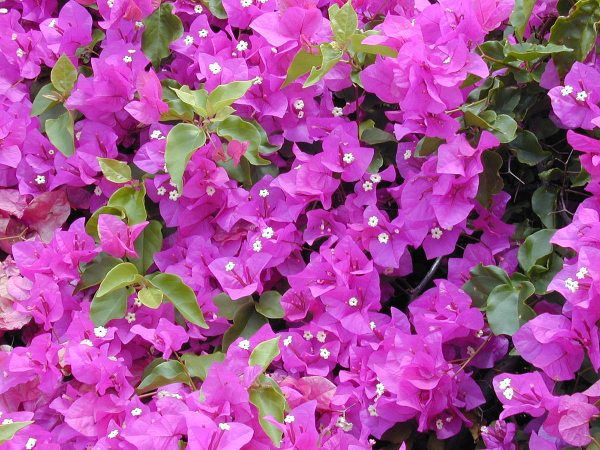
#> input picture Cap 2 - Visual Data/flowers/bougainvillea_00003.jpg, 1200 x 900 px (shown at 1/2 size); its folder holds only this picture in this run
$ jupyter execute --allow-errors color_features.ipynb
#> lines starting #> are read from the running program, lines starting #| are printed output that depends on the picture
[cell 1]
import os
import cv2
import ray
import numpy as np
import pandas as pd
import seaborn as sns
import matplotlib.pyplot as plt
import scipy.stats as ss

from matplotlib import image as img
from scipy.spatial. distance import cosine, euclidean

[cell 2]
PATH = "./flowers/"
flower_types = [ "bougainvillea", "daisies",  "garden_roses", "gardenias", "hibiscus", "hydrangeas", "lilies", "orchids", "peonies", "tulip" ]

[cell 3]
np.unique(
    list(
        map(lambda arr: "_".join(arr[:-1]),
            map(lambda file: file.split("_"), os.listdir(PATH))
        )
    )
)

[cell 4]
def get_filename(flower_type, idx = 0):
    flowers = list(filter(lambda filename: flower_type in filename, sorted(os.listdir(PATH)) ))
    return flowers[idx]

[cell 5]
def read_image(filename, width=256, height=256):
#> called with filename = 'bougainvillea_00003.jpg', width = 256, height = 256
    shape = (width, height)
    return cv2.resize(
        img.imread(PATH + filename),
        shape
    )
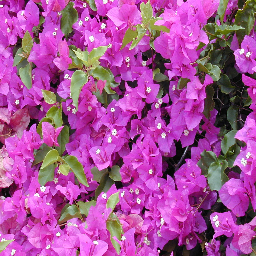
#> returned value: shape (256, 256, 3); mean of channels 0, 1, 2 167.2, 81.3, 152.6; drawn as R, G, B

[cell 6]
def get_image(type_idx=0, idx=0):
    return read_image(
        get_filename(flower_types[type_idx], idx)
    )

# Color Histogram

[cell 7]
files = os.listdir("flowers/")

[cell 8]
plt.imshow(get_image(0,0))

## RGB

[cell 9]
ray.init()
#> (this line was passed over: ray is not available in this run)

[cell 10]
# [17 lines left out: function get_histogram, not called in this run]

def get_hist_feat(files):
    X = np.empty((0, 8*3))

    res = []
    for i, file in enumerate(files):
        res.append( get_histogram.remote(i, file) )
    data = ray.get(res)

    print("Processing Finished.\nAppending data...")

    for x in data:
        X = np.concatenate((X, x), axis=0)
    return X

#> (a cell that did not finish here is left out)

#> (a cell that did not finish here is left out)

[cell 13]
k=10
#> (the rest of this cell did not finish here and is left out)

[cell 14]
f,ax = plt.subplots(1,2, figsize=(8,8))
#> (the rest of this cell did not finish here and is left out)

## Grayscale

[cell 15]
# [14 lines left out: function get_gray_histogram, not called in this run]

def get_gray_hist_feat(files):
    X = np.empty((0, 8))

    res = []
    for i, file in enumerate(files):
        res.append( get_gray_histogram.remote(i, file) )
    data = ray.get(res)

    print("Processing Finished.\nAppending data...")

    for x in data:
        X = np.concatenate((X, x), axis=0)
    return X

#> (a cell that did not finish here is left out)

#> (a cell that did not finish here is left out)

[cell 18]
k=0
print(files[k])
#> (the rest of this cell did not finish here and is left out)

#> (a cell that did not finish here is left out)

[cell 20]
f,ax = plt.subplots(1,2, figsize=(8,8))
ax[0].imshow(
    read_image(
        files[k]
    ).mean(axis=2), cmap="gray"
)
#> (the rest of this cell did not finish here and is left out)

[cell 21]
ray.shutdown()
#> (this line was passed over: ray is not available in this run)

Although the top15 elements seem to have better performance than random chance, color features do not seem to be good features to distinguish the different flowers

# Histogram color moments

[cell 22]
ray.init()
#> (this line was passed over: ray is not available in this run)

$ run again, on Cap 2 - Visual Data/flowers/bougainvillea_00026.jpg
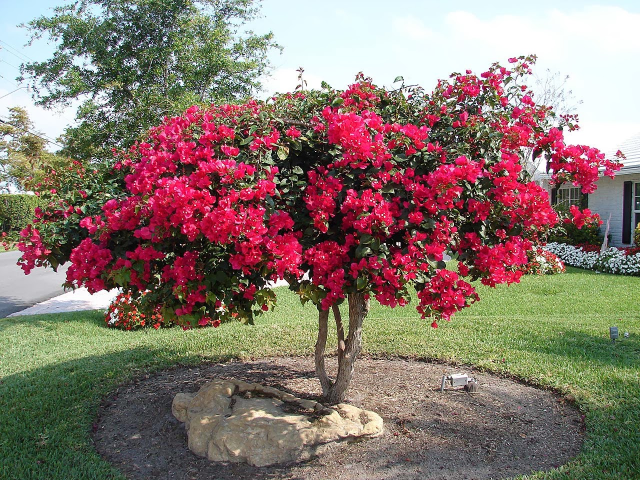
#> input picture Cap 2 - Visual Data/flowers/bougainvillea_00026.jpg, 1280 x 960 px (shown at 1/2 size)
#> in read_image, `return cv2.resize( img.imread(PATH + filename), shape )`:
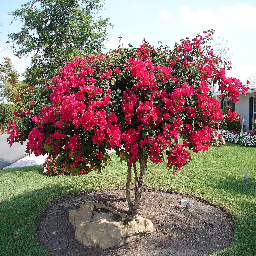
#> returned value: shape (256, 256, 3); mean of channels 0, 1, 2 137.4, 118.7, 110.4; drawn as R, G, B

$ run again, on Cap 2 - Visual Data/flowers/bougainvillea_00052.jpg
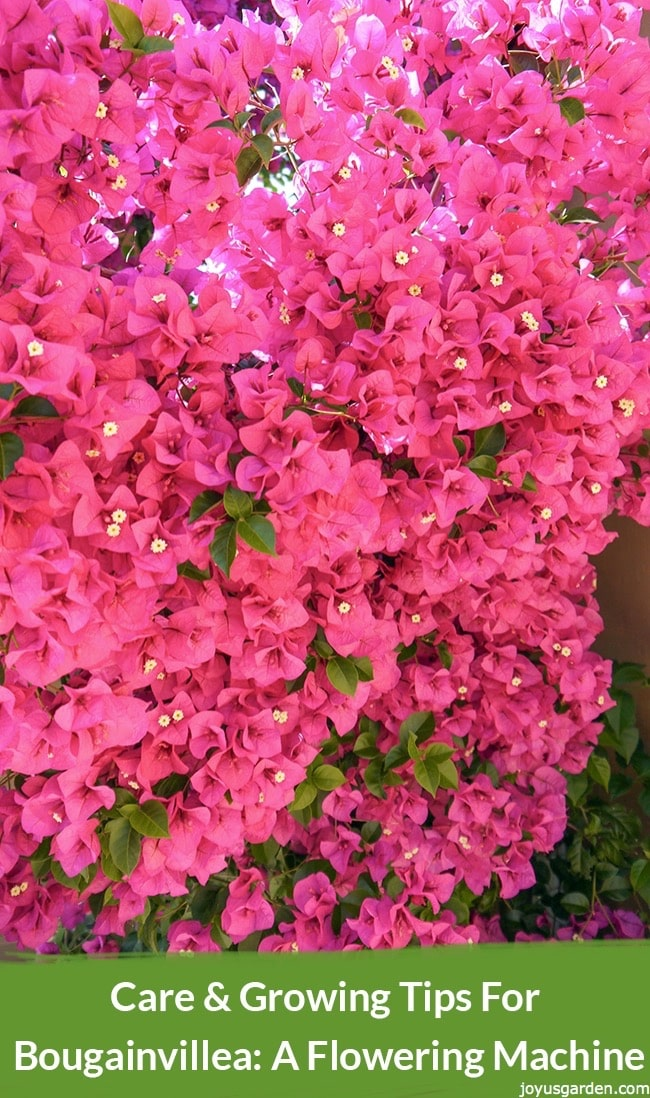
#> input picture Cap 2 - Visual Data/flowers/bougainvillea_00052.jpg, 650 x 1098 px
#> in read_image, `return cv2.resize( img.imread(PATH + filename), shape )`:
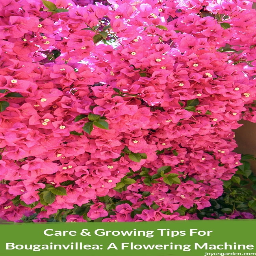
#> returned value: shape (256, 256, 3); mean of channels 0, 1, 2 187.2, 84.8, 107.8; drawn as R, G, B

$ run again, on Cap 2 - Visual Data/flowers/bougainvillea_00053.jpg
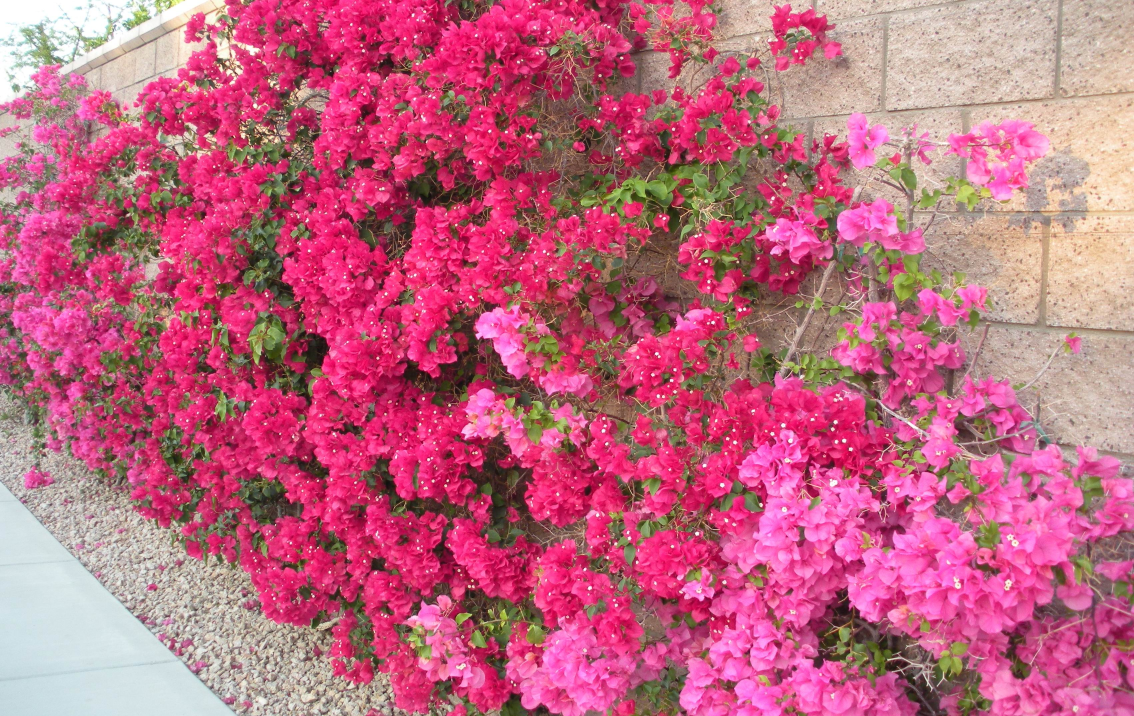
#> input picture Cap 2 - Visual Data/flowers/bougainvillea_00053.jpg, 3402 x 2148 px (shown at 1/3 size)
#> in read_image, `return cv2.resize( img.imread(PATH + filename), shape )`:
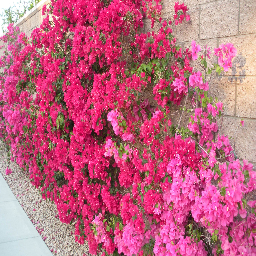
#> returned value: shape (256, 256, 3); mean of channels 0, 1, 2 190.5, 101.5, 126.9; drawn as R, G, B

$ run again, on Cap 2 - Visual Data/flowers/bougainvillea_00008.jpg
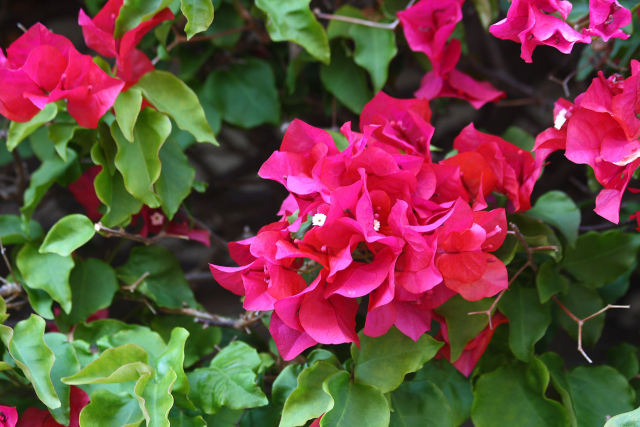
#> input picture Cap 2 - Visual Data/flowers/bougainvillea_00008.jpg, 1280 x 853 px (shown at 1/2 size)
#> in read_image, `return cv2.resize( img.imread(PATH + filename), shape )`:
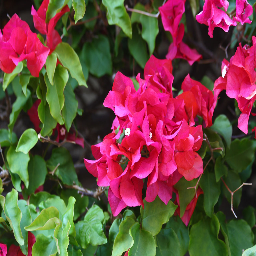
#> returned value: shape (256, 256, 3); mean of channels 0, 1, 2 109.1, 70.4, 63.7; drawn as R, G, B
